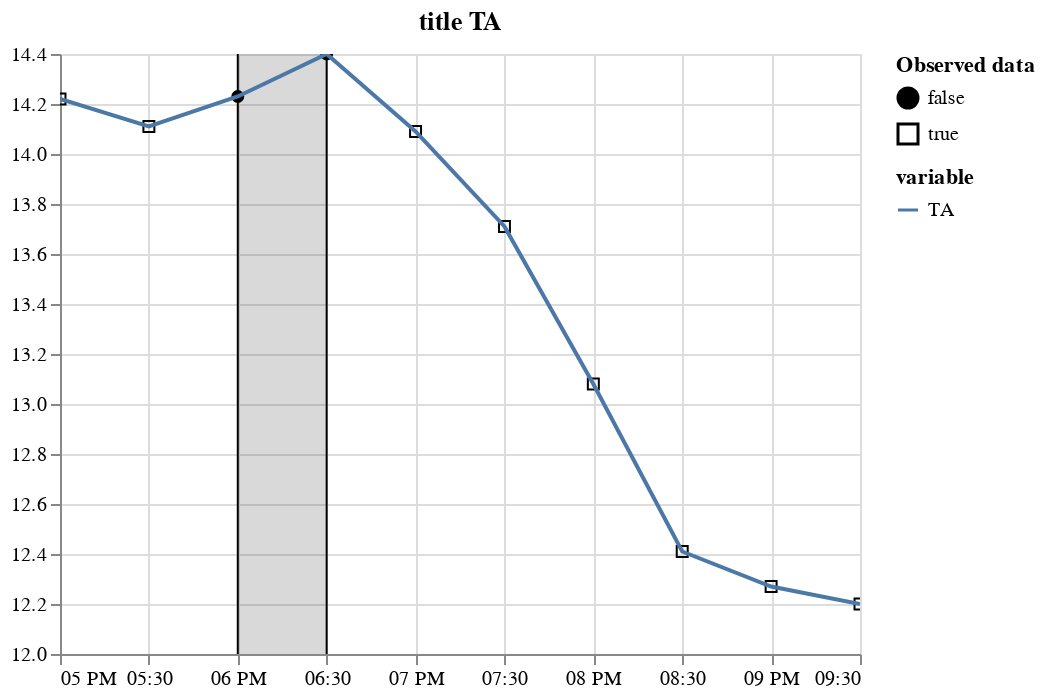

Write notebook code for a chart like this one.
### Code cell
plot_variable(m_df.tidy(), "TA", title="title TA")

### Figure 1 — Vega-Lite specification as saved in the notebook (floating-point values rounded to 4 significant figures)
{"config": {"view": {"continuousWidth": 400, "continuousHeight": 300}}, "layer": [{"data": {"name": "data-d3522d54a15a85a858b8e6a3f806052a"}, "mark": {"type": "point", "color": "black", "fillOpacity": 1, "strokeWidth": 1}, "encoding": {"fill": {"field": "is_present", "legend": {"title": ["Observed data"]}, "scale": {"range": ["black", "#ffffff00"]}, "type": "nominal"}, "shape": {"field": "is_present", "type": "nominal"}, "x": {"axis": {"domain": true, "labels": true, "ticks": true, "title": "time"}, "field": "time", "type": "temporal"}, "y": {"field": "value", "scale": {"zero": false}, "title": "", "type": "quantitative"}}}, {"layer": [{"mark": "rule", "encoding": {"x": {"axis": {"domain": false, "labels": false, "ticks": false, "title": null}, "field": "gap_start", "type": "temporal"}}}, {"mark": "rule", "encoding": {"x": {"axis": {"domain": false, "labels": false, "ticks": false, "title": null}, "field": "gap_end", "type": "temporal"}}}, {"mark": {"type": "rect", "color": "black", "opacity": 0.15}, "encoding": {"x": {"axis": {"domain": false, "labels": false, "ticks": false, "title": null}, "field": "gap_start", "type": "temporal"}, "x2": {"field": "gap_end"}}}], "data": {"name": "data-3d8f1279455991cf43dd896051a908a7"}}, {"data": {"name": "data-d3522d54a15a85a858b8e6a3f806052a"}, "mark": "line", "encoding": {"color": {"field": "variable", "type": "nominal"}, "x": {"field": "time", "type": "temporal"}, "y": {"field": "value", "scale": {"zero": false}, "title": "", "type": "quantitative"}}, "name": "view_18"}], "params": [{"name": "param_28", "select": {"type": "interval"}, "bind": "scales", "views": ["view_18"]}], "title": "title TA", "$schema": "https://vega.github.io/schema/vega-lite/v5.2.0.json", "datasets": {"data-d3522d54a15a85a858b8e6a3f806052a": [{"time": "2000-06-15T17:00:00", "variable": "TA", "value": 14.22, "is_present": true}, {"time": "2000-06-15T17:30:00", "variable": "TA", "value": 14.11, "is_present": true}, {"time": "2000-06-15T18:00:00", "variable": "TA", "value": 14.23, "is_present": false}, {"time": "2000-06-15T18:30:00", "variable": "TA", "value": 14.4, "is_present": false}, {"time": "2000-06-15T19:00:00", "variable": "TA", "value": 14.09, "is_present": true}, {"time": "2000-06-15T19:30:00", "variable": "TA", "value": 13.71, "is_present": true}, {"time": "2000-06-15T20:00:00", "variable": "TA", "value": 13.08, "is_present": true}, {"time": "2000-06-15T20:30:00", "variable": "TA", "value": 12.41, "is_present": true}, {"time": "2000-06-15T21:00:00", "variable": "TA", "value": 12.27, "is_present": true}, {"time": "2000-06-15T21:30:00", "variable": "TA", "value": 12.2, "is_present": true}], "data-3d8f1279455991cf43dd896051a908a7": [{"gap_start": "2000-06-15T18:00:00", "gap_end": "2000-06-15T18:30:00"}]}}
